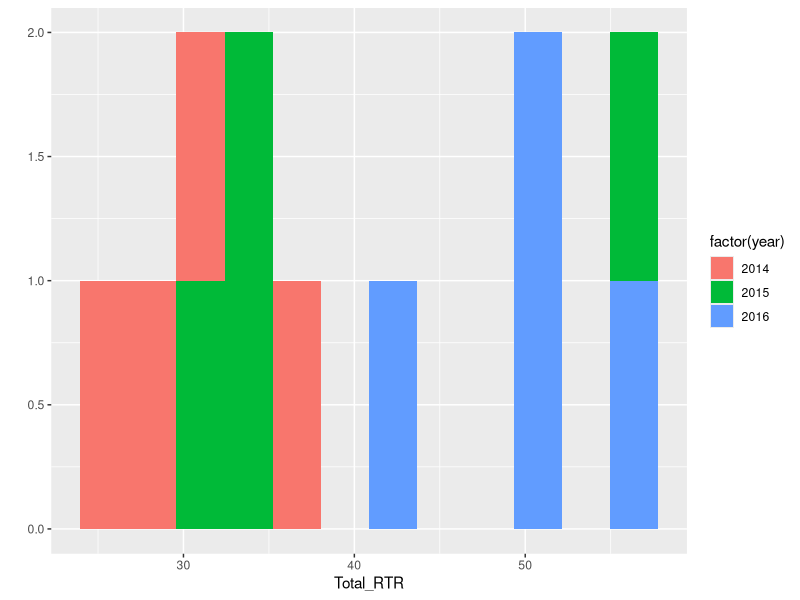
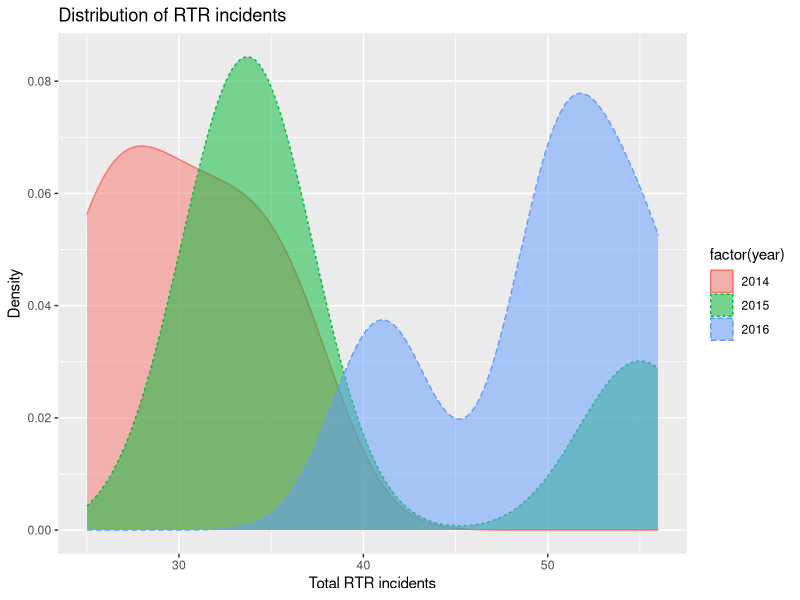
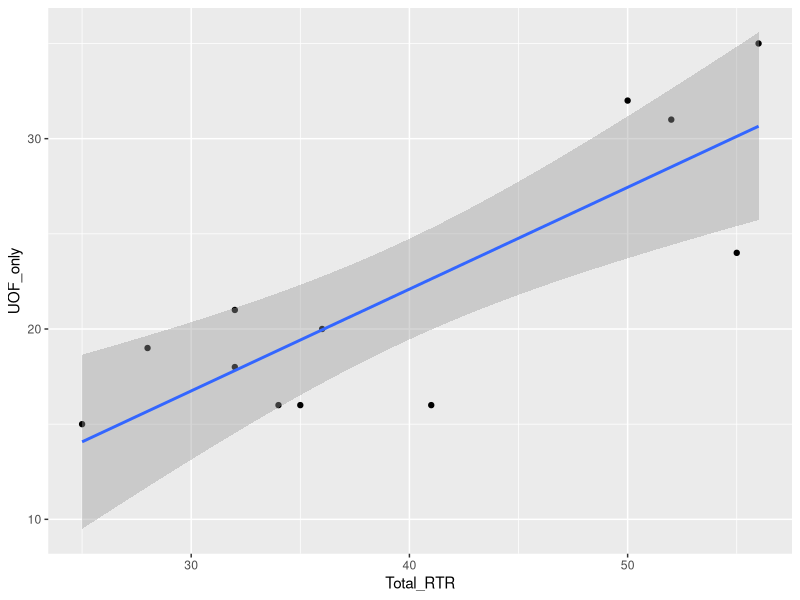
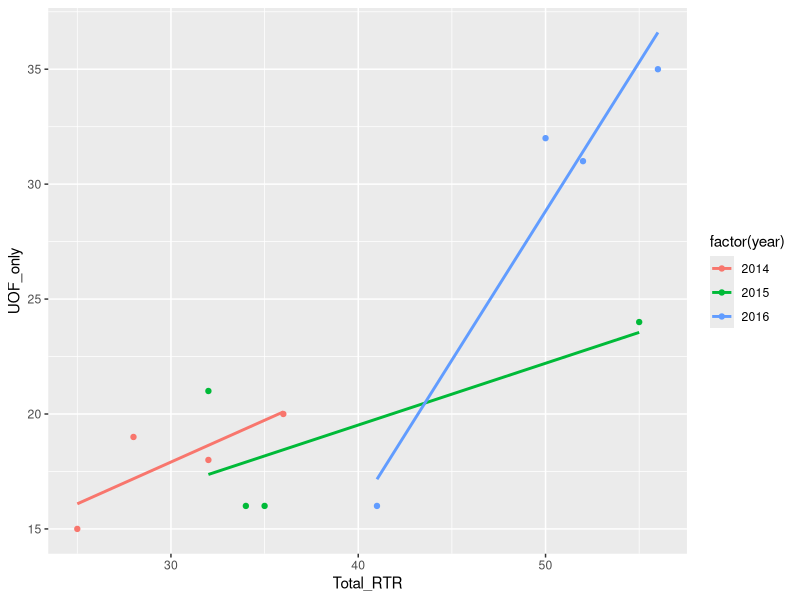
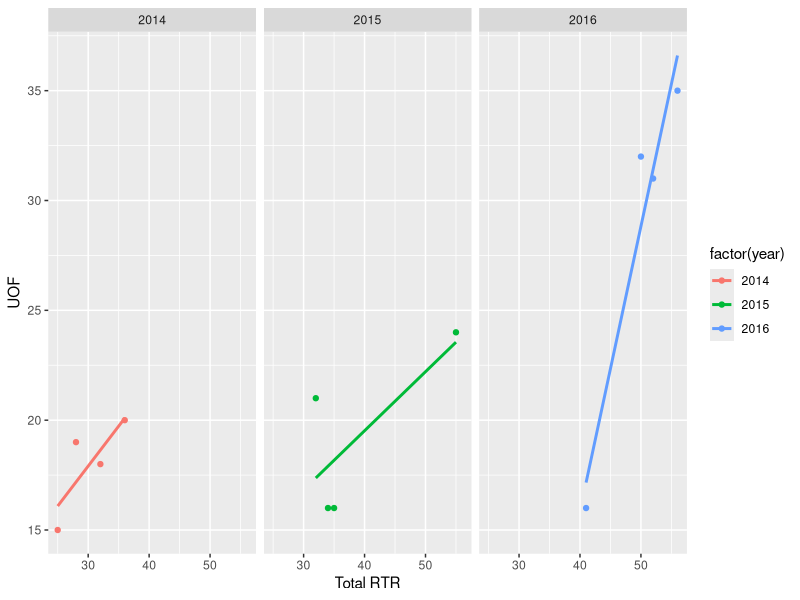
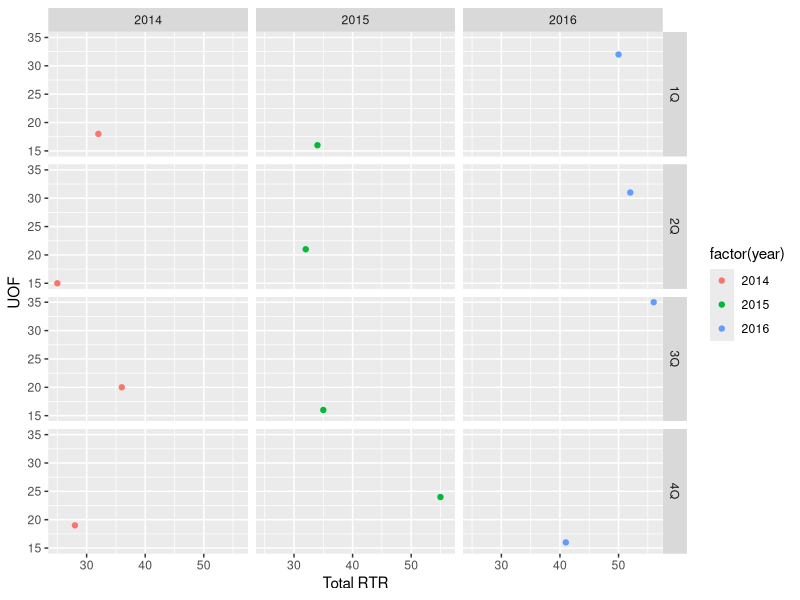
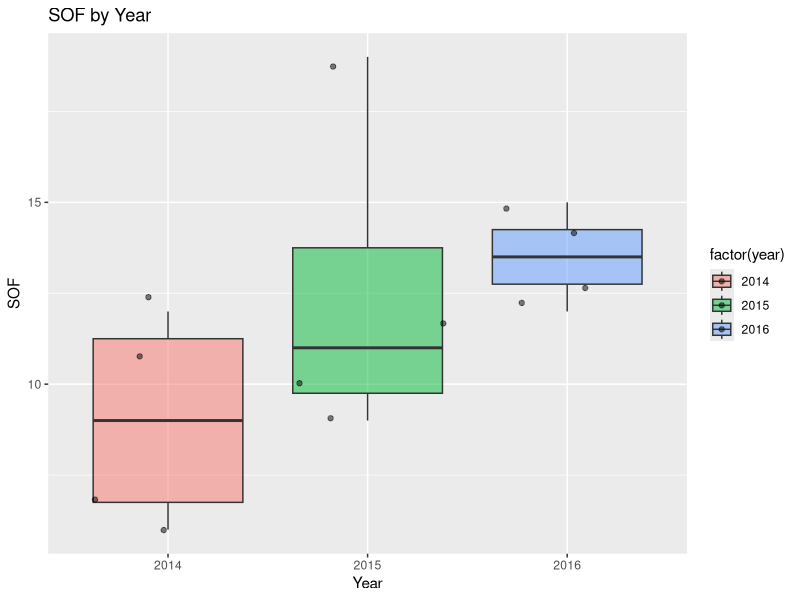
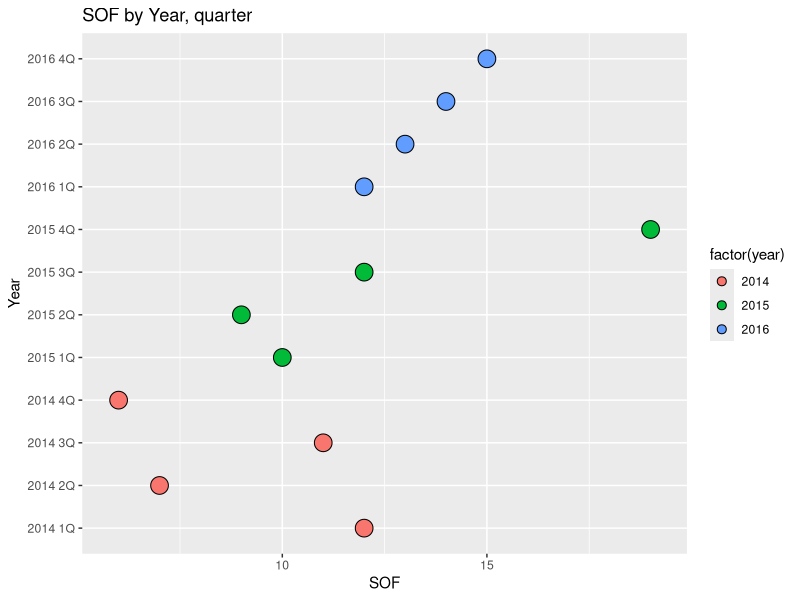

These figures' R source, in order:
## ---- chunk 1
knitr::opts_chunk$set(echo = TRUE)
## ---- chunk 2
library(readr)
library(ggplot2)
library(ggthemes)

df <- read_csv("dfCrime.csv")

summary(df)
## ---- chunk 3
qplot(Total_RTR,
      data=df,
      fill=factor(year),
      bins = 12
)
## ---- chunk 4

qplot(Total_RTR, data=df, 
      geom="density",
      color=factor(year),
      fill=factor(year),
      color=factor(year),
      linetype = factor(year),
      alpha=I(.5),
      main="Distribution of RTR incidents", 
      xlab="Total RTR incidents",
      ylab="Density")

## ---- chunk 5

qplot(Total_RTR,UOF_only,
      data=df
) + geom_smooth(method = "lm")


## ---- chunk 6

qplot(Total_RTR,UOF_only,
      data=df,
      color=factor(year)
) + geom_smooth(method = "lm", se = FALSE) 

## ---- chunk 7

qplot(Total_RTR,UOF_only,
      data=df, 
      color=factor(year),
      xlab="Total RTR", ylab="UOF") + 
  facet_grid(. ~ factor(year))  + 
  geom_smooth(method = "lm", se = FALSE)

## ---- chunk 8

qplot(Total_RTR,UOF_only,
      data=df, 
      color=factor(year),
      xlab="Total RTR", ylab="UOF") + 
  facet_grid(quarter ~ factor(year)) 

## ---- chunk 9

qplot(factor(year), SOF_only, 
      data=df, 
      geom=c("boxplot", "jitter"),
      fill=factor(year), 
      alpha=I(.5),
      main="SOF by Year",
      xlab="Year", ylab="SOF")

## ---- chunk 10

qplot(factor(Year_Quarter), SOF_only, 
      data=df, 
      geom=c("dotplot"),
      fill=factor(year), 
      stackdir = "center", binaxis = "y",
      main="SOF by Year, quarter",
      xlab="Year", ylab="SOF")  + coord_flip()
